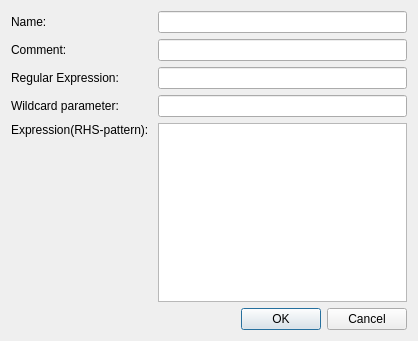
<?xml version="1.0" encoding="UTF-8"?>
<ui version="4.0">
 <class>addFunctionDialog</class>
 <widget class="QDialog" name="addFunctionDialog">
  <property name="geometry">
   <rect>
    <x>0</x>
    <y>0</y>
    <width>418</width>
    <height>341</height>
   </rect>
  </property>
  <property name="windowTitle">
   <string>Add Function</string>
  </property>
  <layout class="QVBoxLayout" name="verticalLayout_2">
   <item>
    <layout class="QVBoxLayout" name="verticalLayout">
     <item>
      <layout class="QGridLayout" name="gridLayout">
       <item row="2" column="1">
        <widget class="QLineEdit" name="regularLineEdit"/>
       </item>
       <item row="2" column="0">
        <widget class="QLabel" name="label_3">
         <property name="text">
          <string>Regular Expression: </string>
         </property>
        </widget>
       </item>
       <item row="1" column="0">
        <widget class="QLabel" name="label_2">
         <property name="text">
          <string>Comment: </string>
         </property>
        </widget>
       </item>
       <item row="3" column="0">
        <widget class="QLabel" name="label_4">
         <property name="text">
          <string>Wildcard parameter: </string>
         </property>
        </widget>
       </item>
       <item row="0" column="0">
        <widget class="QLabel" name="label">
         <property name="text">
          <string>Name:</string>
         </property>
        </widget>
       </item>
       <item row="3" column="1">
        <widget class="QLineEdit" name="wildcardLineEdit"/>
       </item>
       <item row="0" column="1">
        <widget class="QLineEdit" name="nameLineEdit"/>
       </item>
       <item row="1" column="1">
        <widget class="QLineEdit" name="commentLineEdit"/>
       </item>
       <item row="4" column="0">
        <widget class="QLabel" name="label_5">
         <property name="text">
          <string>Expression(RHS-pattern): </string>
         </property>
        </widget>
       </item>
       <item row="5" column="0">
        <spacer name="verticalSpacer">
         <property name="orientation">
          <enum>Qt::Vertical</enum>
         </property>
         <property name="sizeHint" stdset="0">
          <size>
           <width>20</width>
           <height>40</height>
          </size>
         </property>
        </spacer>
       </item>
       <item row="4" column="1" rowspan="2">
        <widget class="QTextEdit" name="expressionTextEdit"/>
       </item>
      </layout>
     </item>
     <item>
      <widget class="QDialogButtonBox" name="buttonBox">
       <property name="orientation">
        <enum>Qt::Horizontal</enum>
       </property>
       <property name="standardButtons">
        <set>QDialogButtonBox::Cancel|QDialogButtonBox::Ok</set>
       </property>
      </widget>
     </item>
    </layout>
   </item>
  </layout>
 </widget>
 <resources/>
 <connections>
  <connection>
   <sender>buttonBox</sender>
   <signal>accepted()</signal>
   <receiver>addFunctionDialog</receiver>
   <slot>accept()</slot>
   <hints>
    <hint type="sourcelabel">
     <x>248</x>
     <y>254</y>
    </hint>
    <hint type="destinationlabel">
     <x>157</x>
     <y>274</y>
    </hint>
   </hints>
  </connection>
  <connection>
   <sender>buttonBox</sender>
   <signal>rejected()</signal>
   <receiver>addFunctionDialog</receiver>
   <slot>reject()</slot>
   <hints>
    <hint type="sourcelabel">
     <x>316</x>
     <y>260</y>
    </hint>
    <hint type="destinationlabel">
     <x>286</x>
     <y>274</y>
    </hint>
   </hints>
  </connection>
 </connections>
</ui>
